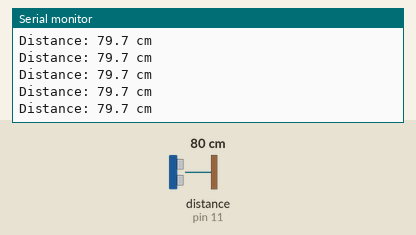
This sketch was run on a simulated Arduino Uno, built with avr-gcc and run on an emulated ATmega328P. Shown: the last lines printed to the serial monitor. Wiring (inferred from the names in the program): ultrasonic range finder: trigger pin 12; echo pin 11. Inputs (shaded band) come from the test bench; at power-on: distance to the obstacle (sensor on pin 11) 80 cm. The echo pulse lasts 58.3 µs per cm.

Above: at 1.2 s.
1.3 s: distance to the obstacle (sensor on pin 11) set to 35 cm
At 1.6 s:
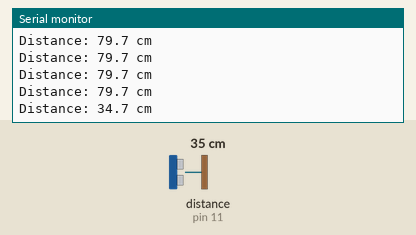
4.3 s: distance to the obstacle (sensor on pin 11) set to 2 cm
At 4.44 s:
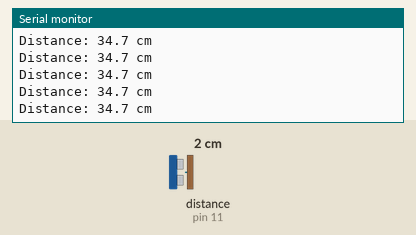
Timing chart, 0 to 7.3 s (numbered marks = the images above; inputs shaded):
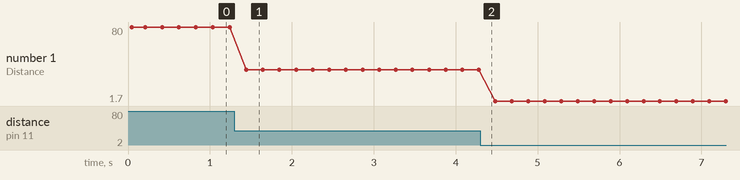

The sketch:

Ultrasonic_test.ino
```cpp
// HC-SR04 basic distance test
const uint8_t ECHO_PIN = 11;
const uint8_t TRIG_PIN = 12;

void setup() {
  Serial.begin(9600);
  pinMode(TRIG_PIN, OUTPUT);
  pinMode(ECHO_PIN, INPUT);
  digitalWrite(TRIG_PIN, LOW);
  Serial.println("HC-SR04 Distance Test");
  Serial.println("---------------------");
}

void loop() {
  // Send 10us trigger pulse
  digitalWrite(TRIG_PIN, LOW);
  delayMicroseconds(2);
  digitalWrite(TRIG_PIN, HIGH);
  delayMicroseconds(10);
  digitalWrite(TRIG_PIN, LOW);

  // Measure echo duration (timeout = 30ms, ~5m max range)
  long duration = pulseIn(ECHO_PIN, HIGH, 30000);

  // Convert to cm: speed of sound = 343 m/s = 0.0343 cm/us, divide by 2 for round trip
  float distance_cm = (duration * 0.0343) / 2.0;

  if (duration == 0) {
    Serial.println("ERROR: No echo - check wiring");
  } else {
    Serial.print("Distance: ");
    Serial.print(distance_cm, 1); // 1 decimal place
    Serial.println(" cm");
  }

  delay(200);
}
```

Measured:
- after the input at 1.3 s, the serial monitor: prints a new line after 0.14 s (image 1)
- plotted number 1: 79.7 → 34.7 after the input at 1.3 s, 34.7 → 1.7 after the input at 4.3 s
